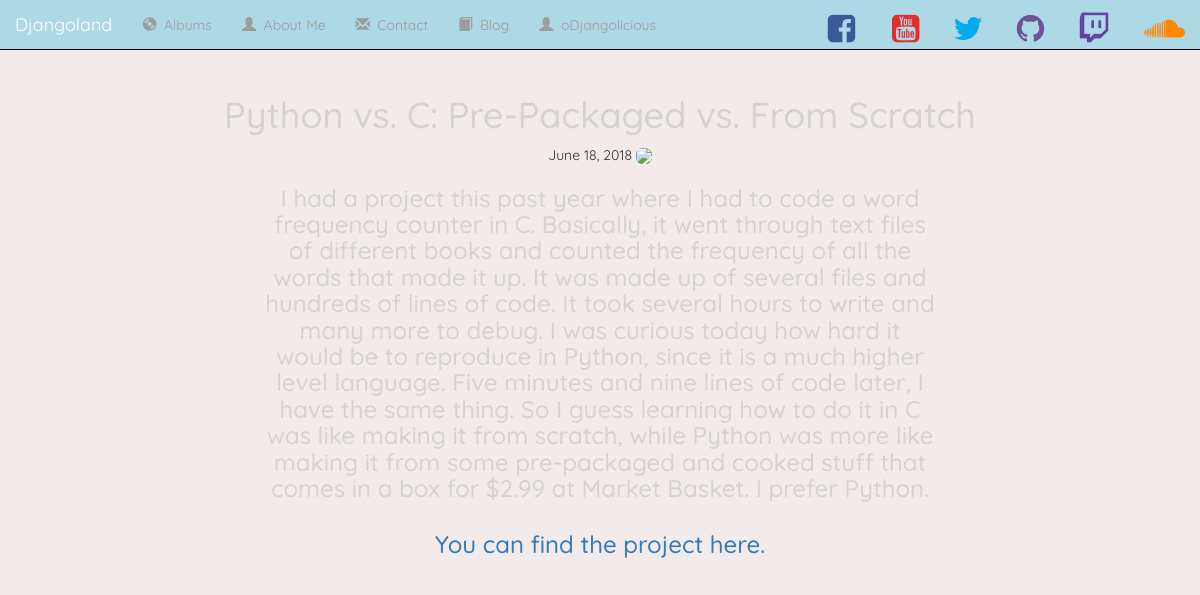
/BlogApp/1/ (signed in), run on the app's committed database.
### BlogApp/models.py (models this page shows, shortened)
class BlogPost(models.Model):
    title = models.CharField(max_length=100)
    post = models.CharField(max_length=10000)
    link = models.URLField(max_length=1000, null=True, blank=True)
    img = models.URLField(max_length=1000, null=True, blank=True)
    date_added = models.CharField(max_length=20, null=True, blank=True)
    liked = models.BooleanField(default=False)

### BlogApp/views.py (the view)
# urls.py: path('<int:pk>/', BlogApp.views.PostView.as_view(), name='post-detail'),
class PostView(generic.DetailView):
    model = BlogPost
    template_name = 'Blog/post.html'
    context_object_name = 'post'

### BlogApp/templates/Blog/post.html (shortened to what this page needs)
{% extends 'base.html' %}
{% load staticfiles %}
{% block body %}
<body>
    <center>
        <div class="container">
            <div class="row">
                <h1><bold>{{ post.title }}</bold></h1>
                {% if post.date_added %}
                    <span>{{ post.date_added }}</span>
                {% endif %}
                {% if post.img %}
                <img src="https://image.slidesharecdn.com/pythonprogrammingessentials-m2-introductiontopython-140819043153-phpapp02/95/python-programming-essentials-m2-introduction-to-python-11-638.jpg?cb=1408424504"
                    class="img-rounded">
                {% endif %}
            </div>
            <div class="row">
                <h3 style="color:lightgrey; margin-left:250px; margin-right:250px">{{ post.post }}</h3>
            </div>
            <div class="row">
                {% if post.link %}
                    <h3><a href="{{ post.link }}" target="_blank">You can find the project here.</a></h3>
                {% endif %}
            </div>
        </div>
    </center>
</body>
{% endblock %}

### templates/base.html (shortened to what this page needs)
<!DOCTYPE html>
<html lang="en">
<head>
    <link rel="stylesheet" href="https://maxcdn.bootstrapcdn.com/bootstrap/3.3.6/css/bootstrap.min.css">
    <link href="https://maxcdn.bootstrapcdn.com/font-awesome/4.2.0/css/font-awesome.min.css" rel="stylesheet">
    {% load staticfiles %}
    <link rel="stylesheet" type="text/css" href="{% static 'My_Songs/style.css' %}" />
</head>
<body data-spy="scroll" data-target=".navbar" data-offset="50">
    <nav class="navbar navbar-inverse navbar-fixed-top">
        <div class="container-fluid">
            <div class="navbar-header">
                <a class="navbar-brand" href="{% url 'My_Songs:index' %}">Djangoland</a>
            </div>
            <div class="collapse navbar-collapse" id="topNavBar">
                <ul class="nav navbar-nav">
                    <li class="">
                        <a href="/My_Songs/album_page/">
                            <span class="glyphicon glyphicon-cd" aria-hidden="true"></span>&nbsp; Albums
                        </a>
                    </li>
                    <li class="">
                        <a href="/My_Songs/songs/">
                            <span class="glyphicon glyphicon-user" aria-hidden="true"></span>&nbsp; About Me
                        </a>
                    </li>
                    <li class="">
                        <a href="https://www.youtube.com/channel/UCpKvmRgD_AFG4b534sG0nXA?view_as=subscriber" target="_blank">
                            <span class="glyphicon glyphicon-envelope" aria-hidden="true"></span>&nbsp; Contact
                        </a>
                    </li>
                    <li class="">
                        <a href="/BlogApp/">
                            <span class="glyphicon glyphicon-book" aria-hidden="true"></span>&nbsp; Blog
                        </a>
                    </li>
                    <li class="">
                        {% if user.is_authenticated %}
                           <a href="/user/">
                               <span class="glyphicon glyphicon-user" aria-hidden="true"></span>&nbsp; {{ user.username }}
                           </a>
                        {% else %}
                            <a href="/login/">
                                <span class="glyphicon glyphicon-user" aria-hidden="true"></span>&nbsp; Login
                            </a>
                        {% endif %}
                    </li>
                </ul>
                <form class ="navbar-form navbar-right" role="search" method="get" action="">
                    <div>
                        <a href="https://www.facebook.com/owen.carpenter.50?ref=bookmarks" target="_blank"><i class="fa fa-facebook-square" style="font-size:32px; color:#3B5998; margin-left:23px; margin-bottom:20px"></i></a>
                        <a href="https://www.youtube.com/channel/UCpKvmRgD_AFG4b534sG0nXA?view_as=subscriber" target="_blank"><i class="fa fa-youtube-square" style="font-size:32px; color:#e52d27; margin-left:33px; margin-top:5px"></i></a>
                        <a href="https://twitter.com/Unfold_Reality" target="_blank"><i class="fa fa-twitter" style="font-size:32px; color:#00aced; margin-left:30px; margin-top:5px"></i></a>
                        <a href="https://github.com/oFrusch" target="_blank"><i class="fa fa-github" style="font-size:32px; color:#6e5494; margin-left:30px; margin-top:5px"></i></a>
                        <a href="https://www.twitch.tv/odjangolicious" target="_blank"><i class="fa fa-twitch" style="font-size:32px; color:#6441a5; margin-left:30px; margin-top:5px"></i></a>
                        <a href="https://soundcloud.com/owen-carpenter-2/" target="_blank"><i class="	fa fa-soundcloud" style="font-size:32px; color:#ff8800; margin-left:30px; margin-top:5px"></i></a>
                    </div>
                </form>
            </div>
        </div>
    </nav>
    {% block body %}
    {% endblock %}
</body>
</html>

### My_Songs/static/My_Songs/style.css (style rules this page uses)
body { margin-top:75px; margin-bottom:50px; background-color: #F3EAEA; background-image: none; font-family: 'Quicksand', sans-serif; }
h1 { color:lightgrey; }
h3 { color:lightgrey; }
.navbar { border-radius: 20; text-color:; background-color:lightblue; position:fixed; width: 100%; height:5%; }
.navbar-brand { font-family: 'Quicksand', sans-serif; }

### data on the page
BlogPost: title "Python vs. C: Pre-Packaged vs. From Scratch", date_added "June 18, 2018", post "I had a project this past year where I had to code a word frequency counter in C. Basically, it went through text files of different books and counted the frequency of all the words that made it up. It was made up of several files and hundreds of lines of code. It took several hours to write and many more to debug. I was curious today how hard it would be to reproduce in Python, since it is a much higher level language. Five minutes and nine lines of code later, I have the same thing. So I guess learning how to do it in C was like making it from scratch, while Python was more like making it from some pre-packaged and cooked stuff that comes in a box for $2.99 at Market Basket. I prefer…"

### other printed values
{{ user.username }} "oDjangolicious"
